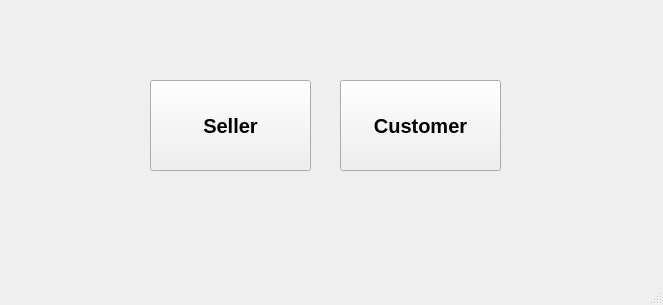
<?xml version="1.0" encoding="UTF-8"?>
<ui version="4.0">
 <class>MainWindow</class>
 <widget class="QMainWindow" name="MainWindow">
  <property name="geometry">
   <rect>
    <x>0</x>
    <y>0</y>
    <width>663</width>
    <height>305</height>
   </rect>
  </property>
  <property name="font">
   <font>
    <family>Helvetica</family>
    <pointsize>15</pointsize>
    <italic>false</italic>
    <bold>true</bold>
    <underline>false</underline>
    <kerning>true</kerning>
   </font>
  </property>
  <property name="windowTitle">
   <string>MainWindow</string>
  </property>
  <property name="toolButtonStyle">
   <enum>Qt::ToolButtonIconOnly</enum>
  </property>
  <property name="tabShape">
   <enum>QTabWidget::Rounded</enum>
  </property>
  <widget class="QWidget" name="centralwidget">
   <widget class="QPushButton" name="seller_pushButton">
    <property name="geometry">
     <rect>
      <x>150</x>
      <y>80</y>
      <width>161</width>
      <height>91</height>
     </rect>
    </property>
    <property name="text">
     <string>Seller</string>
    </property>
   </widget>
   <widget class="QPushButton" name="customer_pushButton">
    <property name="geometry">
     <rect>
      <x>340</x>
      <y>80</y>
      <width>161</width>
      <height>91</height>
     </rect>
    </property>
    <property name="text">
     <string>Customer</string>
    </property>
   </widget>
  </widget>
  <widget class="QMenuBar" name="menubar">
   <property name="geometry">
    <rect>
     <x>0</x>
     <y>0</y>
     <width>663</width>
     <height>23</height>
    </rect>
   </property>
  </widget>
  <widget class="QStatusBar" name="statusbar"/>
 </widget>
 <resources/>
 <connections/>
</ui>
